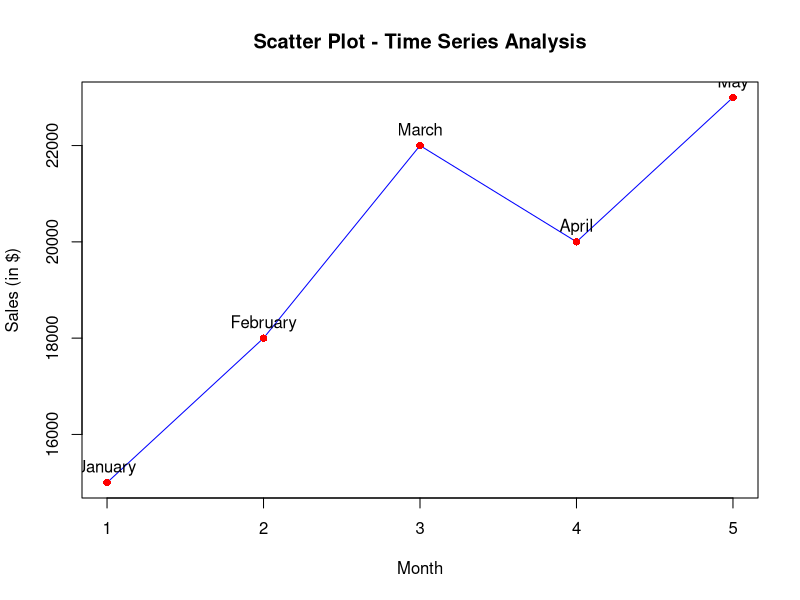

This chart was generated by the following R code:
months <- c("January", "February", "March", "April", "May")
sales <- c(15000, 18000, 22000, 20000, 23000)

# Create a scatter plot
plot(sales, type = "o", pch = 16, col = "blue", xlab = "Month", ylab = "Sales (in $)", main = "Scatter Plot - Time Series Analysis")
points(sales, col = "red", pch = 16)
text(sales, labels = months, pos = 3, col = "black")

# Show the scatter plot
